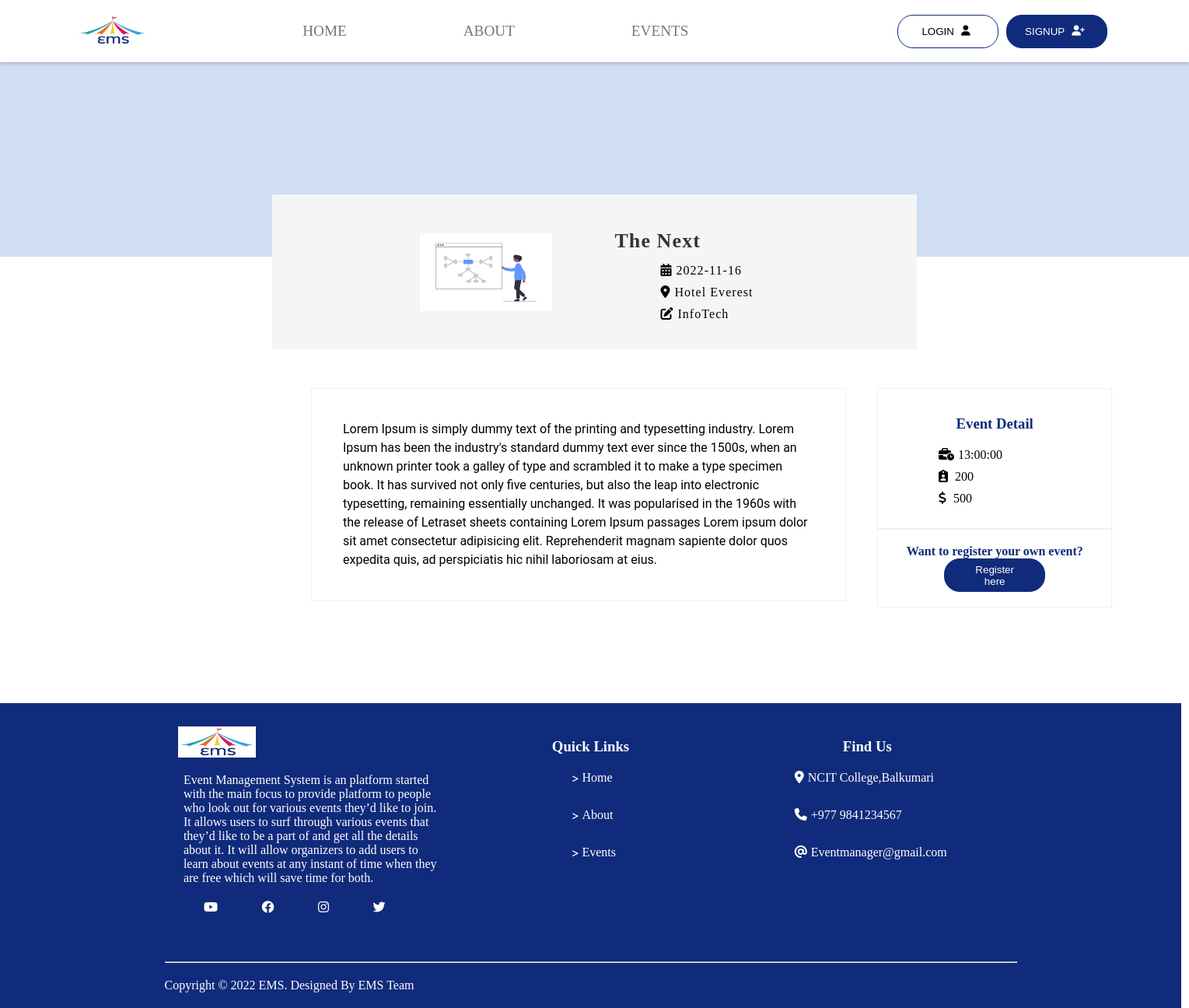
The page /Frontend/Eventdetail.php?id=11 on the database its author committed.
### tables this page shows
CREATE TABLE IF NOT EXISTS `eventinfo` (
  `eid` int(11) NOT NULL AUTO_INCREMENT,
  `uid` int(11) NOT NULL,
  `name` varchar(255) NOT NULL,
  `location` varchar(100) NOT NULL,
  `date` date NOT NULL,
  `description` text NOT NULL,
  `organizers` varchar(255) NOT NULL,
  `logo` varchar(255) NOT NULL,
  PRIMARY KEY (`eid`)
);

CREATE TABLE IF NOT EXISTS `eventdetail` (
  `eid` int(11) NOT NULL AUTO_INCREMENT,
  `time` time NOT NULL,
  `capacity` varchar(1000) NOT NULL,
  `price` varchar(1000) NOT NULL,
  PRIMARY KEY (`eid`)
);

### Frontend/Eventdetail.php (the view, shortened to what this page needs)
<?php
    include 'Navbar.php';
    ?>
<html>
<head>
    <link rel="stylesheet" type="text/css" href="Eventdetail.css">
    <link rel="stylesheet" href="https://cdnjs.cloudflare.com/ajax/libs/font-awesome/6.1.1/css/all.min.css"
 />
</head>
<div class="Eventdetail-banner">
</div>
<?php
require 'dbcon.php';
if (isset($_GET['id'])){
    $id=$_GET['id'];
}
$sql="SELECT * FROM `eventinfo` where eid=$id";
    $query_run=mysqli_query($con,$sql);
    if(mysqli_num_rows($query_run) > 0){
        while($data = mysqli_fetch_assoc($query_run)){
            ?>
<div class='Eventdetail-container'>
    <div class='container-img'>
        <img src="<?=$data["logo"]?>" alt="" height=100 width=170>
    </div>
    <div class='container-info'>
        <h3 class="container-text">
            <?=$data['name']?></h3>
        <ul class='container-ulist'>
            <li class='container-list'><i class="fa-solid fa-calendar-days"></i><?=$data['date']?> </li>
            <li class='container-list'><i class="fa-solid fa-location-dot"></i><?=$data['location']?></li>
            <li class='container-list'><i class="fa-solid fa-pen-to-square"></i><?=$data['organizers']?></li>
        </ul>
    </div>
</div>
<div class="Eventdetail-info">
    <div class="Eventdetail-descp">
        <p>
            <?=$data['description']?>
        </p>
    </div>
    <?php
}
}
$sql="SELECT * FROM `eventdetail` where eid=$id";
    $query_run=mysqli_query($con,$sql);
    if(mysqli_num_rows($query_run) > 0){
        while($data = mysqli_fetch_assoc($query_run)){
?>
    <div class="Eventdetail-box">
        <div class="Eventdetail-detail">
            <h3 style="color:#102b7b;">Event Detail</h3>
            <li><i class="fa-solid fa-business-time"></i><?=$data["time"]?></li>
            <li><i class="fa-solid fa-clipboard-user"></i> <?=$data["capacity"]?></li>
            <li><i class="fa-solid fa-dollar-sign"></i> <?=$data["price"]?></li>
        </div>
        <div class="Eventdetail-loginbox">
           <h4> Want to register your own event?</h4>
            <a href="Registerevent.php"><button class="navbar-signup">Register here</button></a>
        </div>
    </div>
</div>
<?php
        }}
        include 'Footer.php';
?>
</html>

### Frontend/Navbar.css (style rules this page uses)
* { box-sizing: border-box; margin: 0; padding: 0; }
h4 { color: #102b7b; }
.navbar-signup { display: flex; justify-content: center; align-items: center; border: 0.5px solid #102b7b; border-radius: 20px; background-color: #102b7b; color: white; height: 43px; width: 130px; padding: 12px 25px; margin: 0px 5px; box-shadow: inset 0 0 0 0 white; transition: box-shadow ease-out 0.4s, color ease 0.6s; }
.fa-solid { margin-left: 9px; }

### Frontend/Eventdetail.css (style rules this page uses)
* { box-sizing: border-box; margin: 0; padding: 0; }
.Eventdetail-banner { background-color: rgba(22, 92, 197, 0.204); height: 250px; width: 100%; position: relative; align-items: center; }
.Eventdetail-container { display: flex; background-color: whitesmoke; gap: 50px; padding: 30px; margin: -80px 350px 0px; align-items: center; flex-basis: 100%; position: relative; justify-content: center; height: fit-content; }
img { vertical-align: middle; border: 0; max-width: 100%; }
.container-info { text-align: left; margin-left: 30px; display: block; flex-wrap: wrap; }
.container-text { font-size: 26px; text-align: left; letter-spacing: 1.1px; color: #333; }
.container-list { width: 100%; font-size: 16px; margin-right: 20px; margin-bottom: 3px; line-height: 25px; letter-spacing: 1.05px; }
.container-ulist { list-style: none; }
.Eventdetail-info { display: flex; width: 100%; margin-top: 50px; }
.Eventdetail-descp { border: 1px solid #efefef; margin-bottom: 31px; background-color: #fff; font-weight: 400; display: block; font-family: roboto, sans-serif; line-height: 24px; width: 45%; margin-left: 400px; padding: 40px; }
.Eventdetail-box { display: flex; flex-direction: column; width: 25%; }
.Eventdetail-detail { align-items: right; float: left; padding: 19px; border: 1px solid #efefef; text-align: center; margin-left: 40px; margin-right: 40px; }
li { list-style: none; margin-bottom: 10px; text-align: left; padding-left: 50px; }
.Eventdetail-detail h3 { margin-bottom: 10px; font-weight: bolder; }
.Eventdetail-loginbox { display: flex; flex-direction: column; align-items: center; float: left; padding: 19px; border: 1px solid #efefef; text-align: center; margin-left: 40px; margin-right: 40px; }
a { text-decoration: none; }

### Frontend/Footer.css (style rules this page uses)
* { box-sizing: border-box; margin: 0; padding: 0; }
h3 { margin-top: 15px; padding-bottom:10px ; }
ul { list-style: none; }
a { text-decoration: none; }
.fa-solid { margin-right: 5px; }

### rows shown on the page
eventinfo: logo (picture), name "The Next", date "2022-11-16", location "Hotel Everest", organizers "InfoTech", description "Lorem Ipsum is simply dummy text of the printing and typesetting industry. Lorem Ipsum has been the industry's standard dummy text ever since the 1500s, when an unknown printer took a galley of type and scrambled it to make a type specimen book. It has survived not only five centuries, but also the leap into electronic typesetting, remaining essentially unchanged. It was popularised in the 1960s with the release of Letraset sheets containing Lorem Ipsum passages Lorem ipsum dolor sit amet consectetur adipisicing elit. Reprehenderit magnam sapiente dolor quos expedita quis, ad perspiciatis hic nihil laboriosam at eius."
eventdetail: time "13:00:00", capacity "200", price "500"
